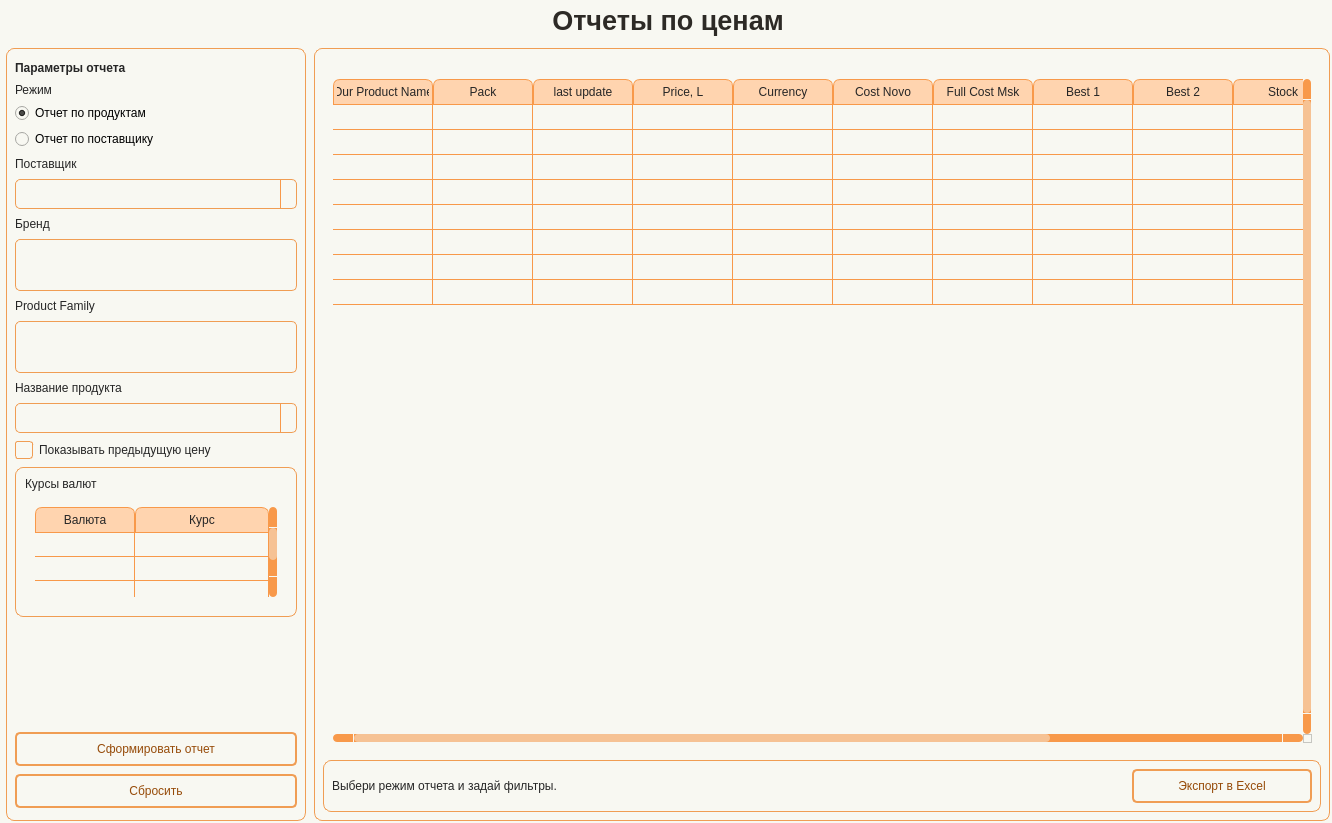
<?xml version="1.0" encoding="UTF-8"?>
<ui version="4.0">
 <class>Form</class>
 <widget class="QWidget" name="Form">
  <property name="geometry">
   <rect>
    <x>0</x>
    <y>0</y>
    <width>1332</width>
    <height>823</height>
   </rect>
  </property>
  <property name="minimumSize">
   <size>
    <width>930</width>
    <height>650</height>
   </size>
  </property>
  <property name="windowTitle">
   <string>Form</string>
  </property>
  <property name="styleSheet">
   <string notr="true">Form.QWidget{border: 2px solid #f28223;}

QWidget{
	background-color: #f8f8f2;
}

#Title_label.QLabel {
    color: #2D2A26;
    font: 20pt &quot;Tahoma&quot;;
    font-weight: 700;
}

QLabel#label_filter_title {
color: #262626;
font: 14pt &quot;Tahoma&quot;;
font-weight: 700;
}

QLabel {
color: #262626;
font: 10pt &quot;Tahoma&quot;;
}

QPushButton {
	border: 2px solid #f09d54;
	border-radius: 5px;
	background-color: #f8f8f2;
	color: #964b09;
	font: 10pt &quot;Tahoma&quot;;
}

QPushButton:hover {
	background-color: #f28223;
	color: #ffffff;
}

QPushButton:pressed {
	background-color: #f28223;
	border: 2px solid #f28223;
	color: #ffffff;
}


QTableWidget {	
	background-color: #f8f8f2;
	padding: 10px;
	border-radius: 5px;
	gridline-color: #f8994a;
    outline: none;
	color: #262626;
}
QTableWidget::item{
	border-color: #f8994a;
	padding-left: 5px;
	padding-right: 5px;
	gridline-color: #f8994a;
	color: #262626;
	padding: 1px;
    font: 7pt &quot;Tahoma&quot;; 
}
QTableWidget::item:selected{
	background-color: #f28223;
    color: #ffffff;
}
QTableWidget::item:editable {
	background-color: #fff5cc;
	border: #ffffff;
}
QTableWidget::item:focus {
	background-color: #f28223;
	border: 2px solid #ffffff;
}
QHeaderView::section{
	background-color: #f8f8f2;
	border: none;
	border-style: none;
}
QTableWidget::horizontalHeader {	
	background-color: #f8994a;
	font: 10pt &quot;Tahoma&quot;;
}
QHeaderView::section:horizontal {
    border: 1px solid #f8994a;
	background-color: #ffd4af;
	padding: 3px;
	border-top-left-radius: 7px;
    border-top-right-radius: 7px;
    color: #262626;
}
QHeaderView::section:vertical {
    border: 1px solid #f8994a;
	color: #262626;
}

QLineEdit {
	background-color: #f8f8f2;
	border-radius: 5px;
	border: 1px solid #f09d54;
	padding-left: 10px;
	selection-color: rgb(255, 255, 255);
	selection-background-color: #f28223;
    color: #262626;
}
QLineEdit:hover {
	border: 1px solid #f28223;
}
QLineEdit:focus {
	border: 2px solid #f28223;
}

/* Стили для множественного выбора */
QListWidget {
    background-color: #f8f8f2;
    border: 1px solid #f09d54;
    border-radius: 5px;
    color: #262626;
    font: 10pt &quot;Tahoma&quot;;
}

QListWidget::item {
    padding: 5px;
    border-bottom: 1px solid #f8994a;
}

QListWidget::item:selected {
    background-color: #f28223;
    color: #ffffff;
}

QListWidget::item:hover {
    background-color: #ffd4af;
}

/* Улучшенная видимость чекбоксов */
QCheckBox::indicator {
    width: 16px;
    height: 16px;
}

QCheckBox::indicator:unchecked {
    border: 1px solid #f09d54;
    background-color: #f8f8f2;
    border-radius: 3px;
}

QCheckBox::indicator:checked {
    border: 1px solid #f28223;
    background-color: #f28223;
    border-radius: 3px;
    image: url(:/icon/icon/check.svg);
}

QCheckBox::indicator:hover {
    border: 1px solid #f28223;
}

QComboBox {
	background-color: #f8f8f2;
	border-radius: 5px;
	border: 1px solid #f09d54;
	padding-left: 10px;
	selection-color: #f28223;
	selection-background-color: #f28223;
    color: #262626;
	font: 9pt &quot;Tahoma&quot;;
}
QComboBox:hover {
	border: 1px solid #f28223;
	
}
QComboBox:focus {
	border: 1px solid #f28223;
}

QComboBox QAbstractItemView::item {
	color: #262626;
}
QComboBox QAbstractItemView::item::selected {
	background-color: #f09d54;
	color: #ffffff;
}

QComboBox::down-arrow {
	
	image: url(:/icon/icon/chevron-down — копия — копия.svg);
}
QComboBox::drop-down {
    subcontrol-origin: padding;
    subcontrol-position: top right;
    width: 15px;
    border-left-width: 1px;
    border-left-color: #f8994a;
    border-left-style: solid; /* just a single line */
    border-top-right-radius: 3px; /* same radius as the QComboBox */
    border-bottom-right-radius: 3px;
	color: #262626;
}

QScrollBar:horizontal {
    border: none;
    background: #f8994a;
    height: 8px;
    margin: 0px 21px 0 21px;
	border-radius: 0px;
}
QScrollBar::handle:horizontal {
    background: #f6c294;
    min-width: 20px;
	border-radius: 4px
}
QScrollBar::add-line:horizontal {
    border: none;
    background: #f8994a;
    width: 20px;
	border-top-right-radius: 4px;
    border-bottom-right-radius: 4px;
    subcontrol-position: right;
    subcontrol-origin: margin;
}
QScrollBar::sub-line:horizontal {
    border: none;
    background: #f8994a;
    width: 20px;
	border-top-left-radius: 4px;
    border-bottom-left-radius: 4px;
    subcontrol-position: left;
    subcontrol-origin: margin;
}
QScrollBar::up-arrow:horizontal, QScrollBar::down-arrow:horizontal
{
     background: none;
}
QScrollBar::add-page:horizontal, QScrollBar::sub-page:horizontal
{
     background: none;
}
 QScrollBar:vertical {
	border: none;
    background-color: #f8994a;
    width: 8px;
    margin: 21px 0 21px 0;
	border-radius: 0px;
 }
 QScrollBar::handle:vertical {	
	background: #f6c294;
    min-height: 25px;
	border-radius: 4px
 }
 QScrollBar::add-line:vertical {
     border: none;
    background: #f8994a;
     height: 20px;
	border-bottom-left-radius: 4px;
    border-bottom-right-radius: 4px;
     subcontrol-position: bottom;
     subcontrol-origin: margin;
 }
 QScrollBar::sub-line:vertical {
	border: none;
    background: #f8994a;
     height: 20px;
	border-top-left-radius: 4px;
    border-top-right-radius: 4px;
     subcontrol-position: top;
     subcontrol-origin: margin;
 }
 QScrollBar::up-arrow:vertical, QScrollBar::down-arrow:vertical {
     background: none;
 }

 QScrollBar::add-page:vertical, QScrollBar::sub-page:vertical {
     background: none;
 }

QDateEdit {
    background-color: #f8f8f2;
    border-radius: 5px;
    border: 1px solid #f09d54;
    padding-left: 10px; /* Add left padding */
    padding-right: 10px; /* Add right padding to accommodate the dropdown arrow */
    color: #262626;
    font: 10pt &quot;Tahoma&quot;;
    min-width: 80px; /* Minimum width to prevent text clipping */
}

QDateEdit:hover {
    border: 1px solid #f28223;
}

QDateEdit:focus {
    border: 1px solid #f28223;
}

QDateEdit::drop-down {
    subcontrol-origin: padding;
    subcontrol-position: top right;
    width: 25px; /* Keep the dropdown arrow width */
    border-left-width: 1px;
    border-left-color: #f8994a;
    border-left-style: solid;
    border-top-right-radius: 3px;
    border-bottom-right-radius: 3px;
    background-color: #f8f8f2;
}

QDateEdit::down-arrow {
	image: url(:/icon/icon/chevron-down — копия — копия.svg);
    width: 16px;
    height: 16px;
}

/* Calendar Styling */
QCalendarWidget {
    background-color: #f8f8f2;
    border: 1px solid #f28223;
    color: #262626;
}

QCalendarWidget QWidget {
    color: #262626;
}

QCalendarWidget QAbstractItemView {
    background-color: #f8f8f2;
    selection-background-color: #f28223;
    selection-color: #ffffff;
}

QCalendarWidget QToolButton {
    background-color: #ffd4af;
    color: #262626;
    font: 10pt &quot;Tahoma&quot;;
    border-radius: 3px;
    padding: 5px;
}

QCalendarWidget QToolButton:hover {
    background-color: #f28223;
    color: #ffffff;
}

QCalendarWidget QMenu {
    background-color: #f8f8f2;
    border: 1px solid #f28223;
}

QCalendarWidget QSpinBox {
    background-color: #f8f8f2;
    color: #262626;
    border: 1px solid #f09d54;
}

QCalendarWidget QSpinBox::up-button {
    subcontrol-origin: border;
    subcontrol-position: top right;
    width: 15px;
    border-left-width: 1px;
    border-left-color: #f8994a;
    border-left-style: solid;
}

QCalendarWidget QSpinBox::down-button {
    subcontrol-origin: border;
    subcontrol-position: bottom right;
    width: 15px;
    border-left-width: 1px;
    border-left-color: #f8994a;
    border-left-style: solid;
}

QCalendarWidget QSpinBox::up-arrow {
	image: url(:/icon/icon/chevron-up — копия — копия.svg);
    width: 10px;
    height: 10px;
}

QCalendarWidget QSpinBox::down-arrow {
	image: url(:/icon/icon/chevron-down — копия — копия.svg);
    width: 10px;
    height: 10px;
}

QTabWidget::pane {
    border: none;
    background: #f8f8f2;
}

QTabBar::tab {
    background-color: #ffd4af;   /* как шапка таблицы */
    color: #262626;
    padding: 6px 12px;
    min-height: 24px;
    border: 1px solid #f8994a;
    border-bottom: none;
    margin-right: 2px;
}

QTabBar::tab:selected {
    background-color: #f28223;
    color: #ffffff;
}

QTabBar::tab:!selected {
    background-color: #ffd4af;
    color: #262626;
}

QTabBar::tab:hover:!selected {
    background-color: #f6c294;
    color: #262626;
}


QCheckBox {
    color: #262626;
    font: 10pt &quot;Tahoma&quot;;
    background: transparent;
}

QFrame#frame_LeftPanel, QFrame#frame_RightPanel, QFrame#frame_bottom_bar, QFrame#frame_fx_rates {
    border: 1px solid #f09d54;
    border-radius: 8px;
}
</string>
  </property>
  <layout class="QHBoxLayout" name="horizontalLayout">
   <property name="leftMargin">
    <number>0</number>
   </property>
   <property name="topMargin">
    <number>0</number>
   </property>
   <property name="rightMargin">
    <number>0</number>
   </property>
   <property name="bottomMargin">
    <number>0</number>
   </property>
   <item>
    <widget class="QWidget" name="widget" native="true">
     <layout class="QVBoxLayout" name="verticalLayout">
      <property name="spacing">
       <number>8</number>
      </property>
      <property name="leftMargin">
       <number>6</number>
      </property>
      <property name="topMargin">
       <number>0</number>
      </property>
      <property name="rightMargin">
       <number>2</number>
      </property>
      <property name="bottomMargin">
       <number>2</number>
      </property>
      <item alignment="Qt::AlignmentFlag::AlignHCenter">
       <widget class="QLabel" name="Title_label">
        <property name="minimumSize">
         <size>
          <width>0</width>
          <height>40</height>
         </size>
        </property>
        <property name="maximumSize">
         <size>
          <width>16777215</width>
          <height>40</height>
         </size>
        </property>
        <property name="font">
         <font>
          <family>Tahoma</family>
          <pointsize>20</pointsize>
          <italic>false</italic>
          <bold>true</bold>
         </font>
        </property>
        <property name="text">
         <string>Отчеты по ценам</string>
        </property>
        <property name="alignment">
         <set>Qt::AlignmentFlag::AlignCenter</set>
        </property>
       </widget>
      </item>
      <item>
       <widget class="QFrame" name="frame_Content">
        <property name="frameShape">
         <enum>QFrame::Shape::NoFrame</enum>
        </property>
        <property name="frameShadow">
         <enum>QFrame::Shadow::Plain</enum>
        </property>
        <layout class="QHBoxLayout" name="horizontalLayout_content">
         <property name="spacing">
          <number>8</number>
         </property>
         <property name="leftMargin">
          <number>0</number>
         </property>
         <property name="topMargin">
          <number>0</number>
         </property>
         <property name="rightMargin">
          <number>0</number>
         </property>
         <property name="bottomMargin">
          <number>0</number>
         </property>
         <item>
          <widget class="QFrame" name="frame_LeftPanel">
           <property name="minimumSize">
            <size>
             <width>300</width>
             <height>0</height>
            </size>
           </property>
           <property name="maximumSize">
            <size>
             <width>320</width>
             <height>16777215</height>
            </size>
           </property>
           <property name="frameShape">
            <enum>QFrame::Shape::StyledPanel</enum>
           </property>
           <property name="frameShadow">
            <enum>QFrame::Shadow::Raised</enum>
           </property>
           <layout class="QVBoxLayout" name="verticalLayout_left">
            <property name="spacing">
             <number>8</number>
            </property>
            <property name="leftMargin">
             <number>8</number>
            </property>
            <property name="topMargin">
             <number>12</number>
            </property>
            <property name="rightMargin">
             <number>8</number>
            </property>
            <property name="bottomMargin">
             <number>12</number>
            </property>
            <item>
             <widget class="QLabel" name="label_filter_title">
              <property name="text">
               <string>Параметры отчета</string>
              </property>
             </widget>
            </item>
            <item>
             <widget class="QFrame" name="frame_mode">
              <property name="frameShape">
               <enum>QFrame::Shape::NoFrame</enum>
              </property>
              <layout class="QVBoxLayout" name="verticalLayout_mode">
               <property name="spacing">
                <number>6</number>
               </property>
               <property name="leftMargin">
                <number>0</number>
               </property>
               <property name="topMargin">
                <number>0</number>
               </property>
               <property name="rightMargin">
                <number>0</number>
               </property>
               <property name="bottomMargin">
                <number>0</number>
               </property>
               <item>
                <widget class="QLabel" name="label_mode">
                 <property name="text">
                  <string>Режим</string>
                 </property>
                </widget>
               </item>
               <item>
                <widget class="QRadioButton" name="radio_ByProduct">
                 <property name="text">
                  <string>Отчет по продуктам</string>
                 </property>
                 <property name="checked">
                  <bool>true</bool>
                 </property>
                </widget>
               </item>
               <item>
                <widget class="QRadioButton" name="radio_BySupplier">
                 <property name="text">
                  <string>Отчет по поставщику</string>
                 </property>
                </widget>
               </item>
              </layout>
             </widget>
            </item>
            <item>
             <widget class="QLabel" name="label_supplier">
              <property name="text">
               <string>Поставщик</string>
              </property>
             </widget>
            </item>
            <item>
             <widget class="QComboBox" name="cbo_Supplier">
              <property name="minimumSize">
               <size>
                <width>0</width>
                <height>30</height>
               </size>
              </property>
             </widget>
            </item>
            <item>
             <widget class="QLabel" name="label_brand">
              <property name="text">
               <string>Бренд</string>
              </property>
             </widget>
            </item>
            <item>
             <widget class="QListWidget" name="lst_Brand">
              <property name="minimumSize">
               <size>
                <width>0</width>
                <height>52</height>
               </size>
              </property>
              <property name="maximumSize">
               <size>
                <width>16777215</width>
                <height>52</height>
               </size>
              </property>
              <property name="selectionMode">
               <enum>QAbstractItemView::SelectionMode::MultiSelection</enum>
              </property>
             </widget>
            </item>
            <item>
             <widget class="QLabel" name="label_product_family">
              <property name="text">
               <string>Product Family</string>
              </property>
             </widget>
            </item>
            <item>
             <widget class="QListWidget" name="lst_ProductFamily">
              <property name="minimumSize">
               <size>
                <width>0</width>
                <height>52</height>
               </size>
              </property>
              <property name="maximumSize">
               <size>
                <width>16777215</width>
                <height>52</height>
               </size>
              </property>
              <property name="selectionMode">
               <enum>QAbstractItemView::SelectionMode::MultiSelection</enum>
              </property>
             </widget>
            </item>
            <item>
             <widget class="QLabel" name="label_product_name">
              <property name="text">
               <string>Название продукта</string>
              </property>
             </widget>
            </item>
            <item>
             <widget class="QComboBox" name="cbo_ProductName">
              <property name="minimumSize">
               <size>
                <width>0</width>
                <height>30</height>
               </size>
              </property>
             </widget>
            </item>
            <item>
             <widget class="QCheckBox" name="cbx_ShowPrevPrice">
              <property name="text">
               <string>Показывать предыдущую цену</string>
              </property>
             </widget>
            </item>
            <item>
             <widget class="QFrame" name="frame_fx_rates">
              <property name="minimumSize">
               <size>
                <width>0</width>
                <height>140</height>
               </size>
              </property>
              <property name="frameShape">
               <enum>QFrame::Shape::StyledPanel</enum>
              </property>
              <property name="frameShadow">
               <enum>QFrame::Shadow::Raised</enum>
              </property>
              <layout class="QVBoxLayout" name="verticalLayout_fx_rates">
               <item>
                <widget class="QLabel" name="label_fx_title">
                 <property name="text">
                  <string>Курсы валют</string>
                 </property>
                </widget>
               </item>
               <item>
                <widget class="QTableWidget" name="table_FXRates">
                 <property name="minimumSize">
                  <size>
                   <width>0</width>
                   <height>90</height>
                  </size>
                 </property>
                 <property name="maximumSize">
                  <size>
                   <width>16777215</width>
                   <height>110</height>
                  </size>
                 </property>
                 <property name="font">
                  <font>
                   <family>Tahoma</family>
                   <pointsize>10</pointsize>
                   <italic>false</italic>
                   <bold>false</bold>
                  </font>
                 </property>
                 <property name="verticalScrollBarPolicy">
                  <enum>Qt::ScrollBarPolicy::ScrollBarAsNeeded</enum>
                 </property>
                 <property name="horizontalScrollBarPolicy">
                  <enum>Qt::ScrollBarPolicy::ScrollBarAsNeeded</enum>
                 </property>
                 <property name="sizeAdjustPolicy">
                  <enum>QAbstractScrollArea::SizeAdjustPolicy::AdjustToContents</enum>
                 </property>
                 <property name="selectionMode">
                  <enum>QAbstractItemView::SelectionMode::SingleSelection</enum>
                 </property>
                 <property name="selectionBehavior">
                  <enum>QAbstractItemView::SelectionBehavior::SelectItems</enum>
                 </property>
                 <property name="textElideMode">
                  <enum>Qt::TextElideMode::ElideMiddle</enum>
                 </property>
                 <property name="sortingEnabled">
                  <bool>false</bool>
                 </property>
                 <property name="wordWrap">
                  <bool>true</bool>
                 </property>
                 <property name="rowCount">
                  <number>3</number>
                 </property>
                 <property name="columnCount">
                  <number>2</number>
                 </property>
                 <attribute name="horizontalHeaderCascadingSectionResizes">
                  <bool>true</bool>
                 </attribute>
                 <attribute name="horizontalHeaderMinimumSectionSize">
                  <number>55</number>
                 </attribute>
                 <attribute name="horizontalHeaderStretchLastSection">
                  <bool>true</bool>
                 </attribute>
                 <attribute name="verticalHeaderVisible">
                  <bool>false</bool>
                 </attribute>
                 <attribute name="verticalHeaderCascadingSectionResizes">
                  <bool>true</bool>
                 </attribute>
                 <attribute name="verticalHeaderDefaultSectionSize">
                  <number>24</number>
                 </attribute>
                 <attribute name="verticalHeaderHighlightSections">
                  <bool>false</bool>
                 </attribute>
                 <row/>
                 <row/>
                 <row/>
                 <column>
                  <property name="text">
                   <string>Валюта</string>
                  </property>
                 </column>
                 <column>
                  <property name="text">
                   <string>Курс</string>
                  </property>
                 </column>
                </widget>
               </item>
              </layout>
             </widget>
            </item>
            <item>
             <spacer name="verticalSpacer_left">
              <property name="orientation">
               <enum>Qt::Orientation::Vertical</enum>
              </property>
              <property name="sizeHint" stdset="0">
               <size>
                <width>20</width>
                <height>40</height>
               </size>
              </property>
             </spacer>
            </item>
            <item>
             <widget class="QPushButton" name="btn_BuildReport">
              <property name="minimumSize">
               <size>
                <width>0</width>
                <height>34</height>
               </size>
              </property>
              <property name="text">
               <string>Сформировать отчет</string>
              </property>
             </widget>
            </item>
            <item>
             <widget class="QPushButton" name="btn_Reset">
              <property name="minimumSize">
               <size>
                <width>0</width>
                <height>34</height>
               </size>
              </property>
              <property name="text">
               <string>Сбросить</string>
              </property>
             </widget>
            </item>
           </layout>
          </widget>
         </item>
         <item>
          <widget class="QFrame" name="frame_RightPanel">
           <property name="frameShape">
            <enum>QFrame::Shape::StyledPanel</enum>
           </property>
           <property name="frameShadow">
            <enum>QFrame::Shadow::Raised</enum>
           </property>
           <layout class="QVBoxLayout" name="verticalLayout_right">
            <property name="spacing">
             <number>8</number>
            </property>
            <property name="leftMargin">
             <number>8</number>
            </property>
            <property name="topMargin">
             <number>12</number>
            </property>
            <property name="rightMargin">
             <number>8</number>
            </property>
            <property name="bottomMargin">
             <number>8</number>
            </property>
            <item>
             <widget class="QFrame" name="frame_top_right">
              <property name="frameShape">
               <enum>QFrame::Shape::NoFrame</enum>
              </property>
              <layout class="QHBoxLayout" name="horizontalLayout_top_right">
               <property name="leftMargin">
                <number>0</number>
               </property>
               <property name="topMargin">
                <number>0</number>
               </property>
               <property name="rightMargin">
                <number>0</number>
               </property>
               <property name="bottomMargin">
                <number>0</number>
               </property>
              </layout>
             </widget>
            </item>
            <item>
             <widget class="QTableWidget" name="table_ReportPreview">
              <property name="minimumSize">
               <size>
                <width>0</width>
                <height>0</height>
               </size>
              </property>
              <property name="maximumSize">
               <size>
                <width>16777215</width>
                <height>16777215</height>
               </size>
              </property>
              <property name="font">
               <font>
                <family>Tahoma</family>
                <pointsize>10</pointsize>
                <italic>false</italic>
                <bold>false</bold>
               </font>
              </property>
              <property name="verticalScrollBarPolicy">
               <enum>Qt::ScrollBarPolicy::ScrollBarAlwaysOn</enum>
              </property>
              <property name="horizontalScrollBarPolicy">
               <enum>Qt::ScrollBarPolicy::ScrollBarAlwaysOn</enum>
              </property>
              <property name="sizeAdjustPolicy">
               <enum>QAbstractScrollArea::SizeAdjustPolicy::AdjustToContents</enum>
              </property>
              <property name="alternatingRowColors">
               <bool>false</bool>
              </property>
              <property name="selectionMode">
               <enum>QAbstractItemView::SelectionMode::SingleSelection</enum>
              </property>
              <property name="selectionBehavior">
               <enum>QAbstractItemView::SelectionBehavior::SelectRows</enum>
              </property>
              <property name="textElideMode">
               <enum>Qt::TextElideMode::ElideMiddle</enum>
              </property>
              <property name="sortingEnabled">
               <bool>true</bool>
              </property>
              <property name="wordWrap">
               <bool>true</bool>
              </property>
              <property name="rowCount">
               <number>8</number>
              </property>
              <property name="columnCount">
               <number>12</number>
              </property>
              <attribute name="horizontalHeaderCascadingSectionResizes">
               <bool>true</bool>
              </attribute>
              <attribute name="horizontalHeaderMinimumSectionSize">
               <number>55</number>
              </attribute>
              <attribute name="horizontalHeaderShowSortIndicator" stdset="0">
               <bool>true</bool>
              </attribute>
              <attribute name="horizontalHeaderStretchLastSection">
               <bool>true</bool>
              </attribute>
              <attribute name="verticalHeaderVisible">
               <bool>false</bool>
              </attribute>
              <attribute name="verticalHeaderCascadingSectionResizes">
               <bool>true</bool>
              </attribute>
              <attribute name="verticalHeaderDefaultSectionSize">
               <number>25</number>
              </attribute>
              <attribute name="verticalHeaderHighlightSections">
               <bool>false</bool>
              </attribute>
              <row/>
              <row/>
              <row/>
              <row/>
              <row/>
              <row/>
              <row/>
              <row/>
              <column>
               <property name="text">
                <string>Our Product Name</string>
               </property>
              </column>
              <column>
               <property name="text">
                <string>Pack</string>
               </property>
              </column>
              <column>
               <property name="text">
                <string>last update</string>
               </property>
              </column>
              <column>
               <property name="text">
                <string>Price, L</string>
               </property>
              </column>
              <column>
               <property name="text">
                <string>Currency</string>
               </property>
              </column>
              <column>
               <property name="text">
                <string>Cost Novo</string>
               </property>
              </column>
              <column>
               <property name="text">
                <string>Full Cost Msk</string>
               </property>
              </column>
              <column>
               <property name="text">
                <string>Best 1</string>
               </property>
              </column>
              <column>
               <property name="text">
                <string>Best 2</string>
               </property>
              </column>
              <column>
               <property name="text">
                <string>Stock</string>
               </property>
              </column>
              <column>
               <property name="text">
                <string>Transit</string>
               </property>
              </column>
              <column>
               <property name="text">
                <string>...</string>
               </property>
              </column>
             </widget>
            </item>
            <item>
             <widget class="QFrame" name="frame_bottom_bar">
              <property name="frameShape">
               <enum>QFrame::Shape::StyledPanel</enum>
              </property>
              <property name="frameShadow">
               <enum>QFrame::Shadow::Raised</enum>
              </property>
              <layout class="QHBoxLayout" name="horizontalLayout_bottom_bar">
               <property name="leftMargin">
                <number>8</number>
               </property>
               <property name="topMargin">
                <number>8</number>
               </property>
               <property name="rightMargin">
                <number>8</number>
               </property>
               <property name="bottomMargin">
                <number>8</number>
               </property>
               <item>
                <widget class="QLabel" name="label_msg">
                 <property name="text">
                  <string>Выбери режим отчета и задай фильтры.</string>
                 </property>
                </widget>
               </item>
               <item>
                <spacer name="horizontalSpacer_bottom_bar">
                 <property name="orientation">
                  <enum>Qt::Orientation::Horizontal</enum>
                 </property>
                 <property name="sizeHint" stdset="0">
                  <size>
                   <width>40</width>
                   <height>20</height>
                  </size>
                 </property>
                </spacer>
               </item>
               <item>
                <widget class="QPushButton" name="btn_ExportExcel">
                 <property name="minimumSize">
                  <size>
                   <width>180</width>
                   <height>34</height>
                  </size>
                 </property>
                 <property name="text">
                  <string>Экспорт в Excel</string>
                 </property>
                </widget>
               </item>
              </layout>
             </widget>
            </item>
           </layout>
          </widget>
         </item>
        </layout>
       </widget>
      </item>
     </layout>
    </widget>
   </item>
  </layout>
 </widget>
 <resources/>
 <connections/>
</ui>
